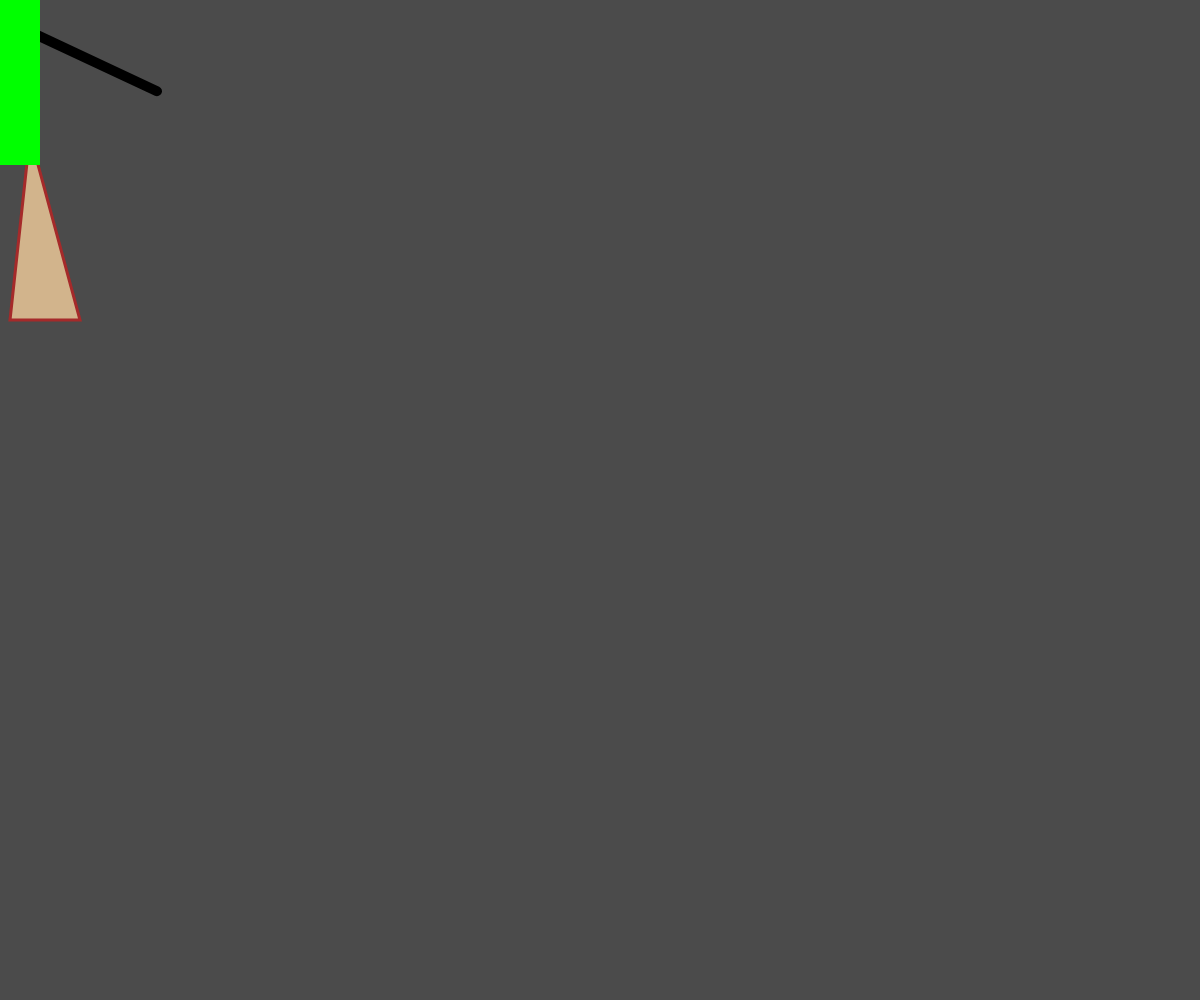
Frame 1 (no input)
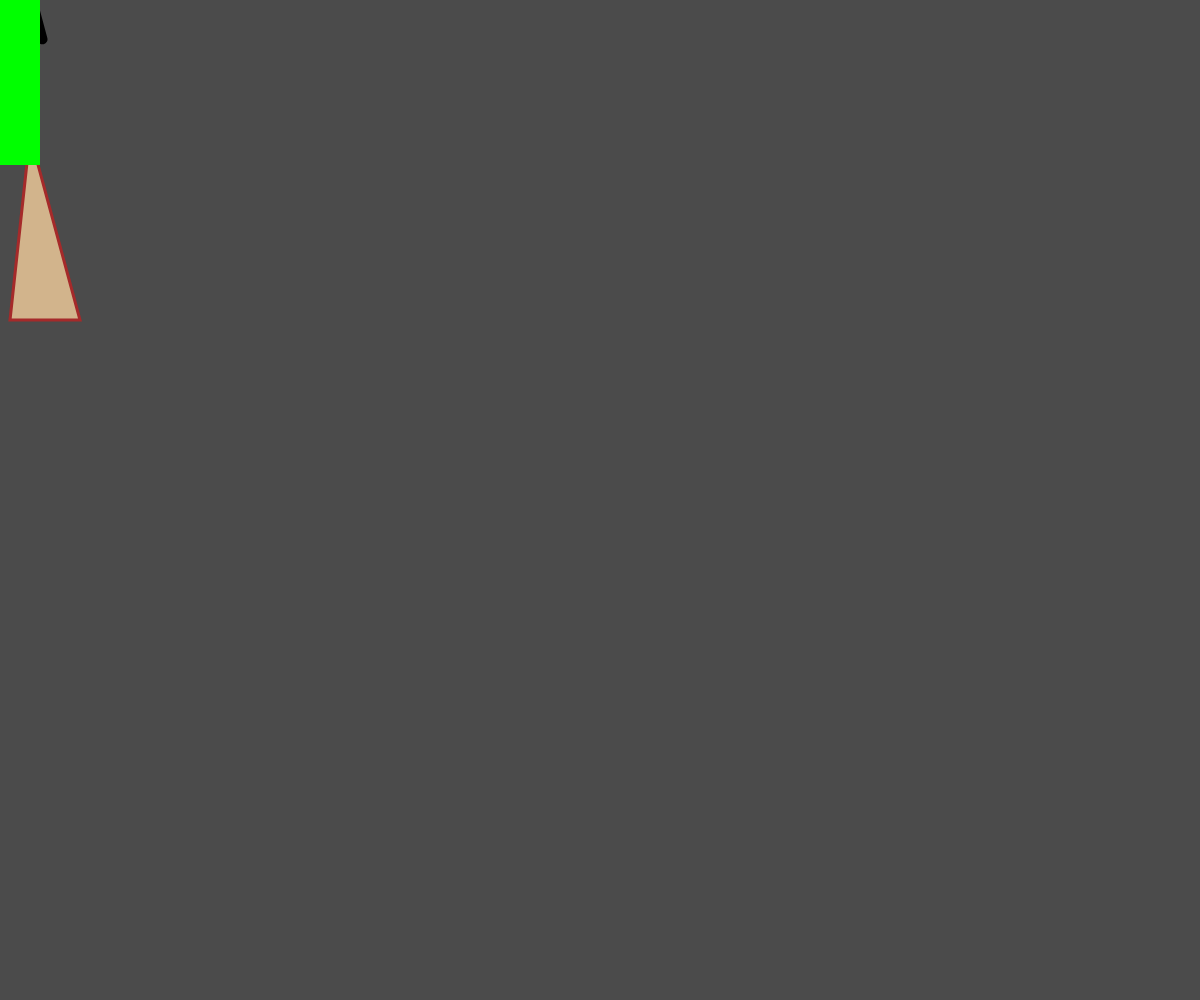
Frame 60 (no input)
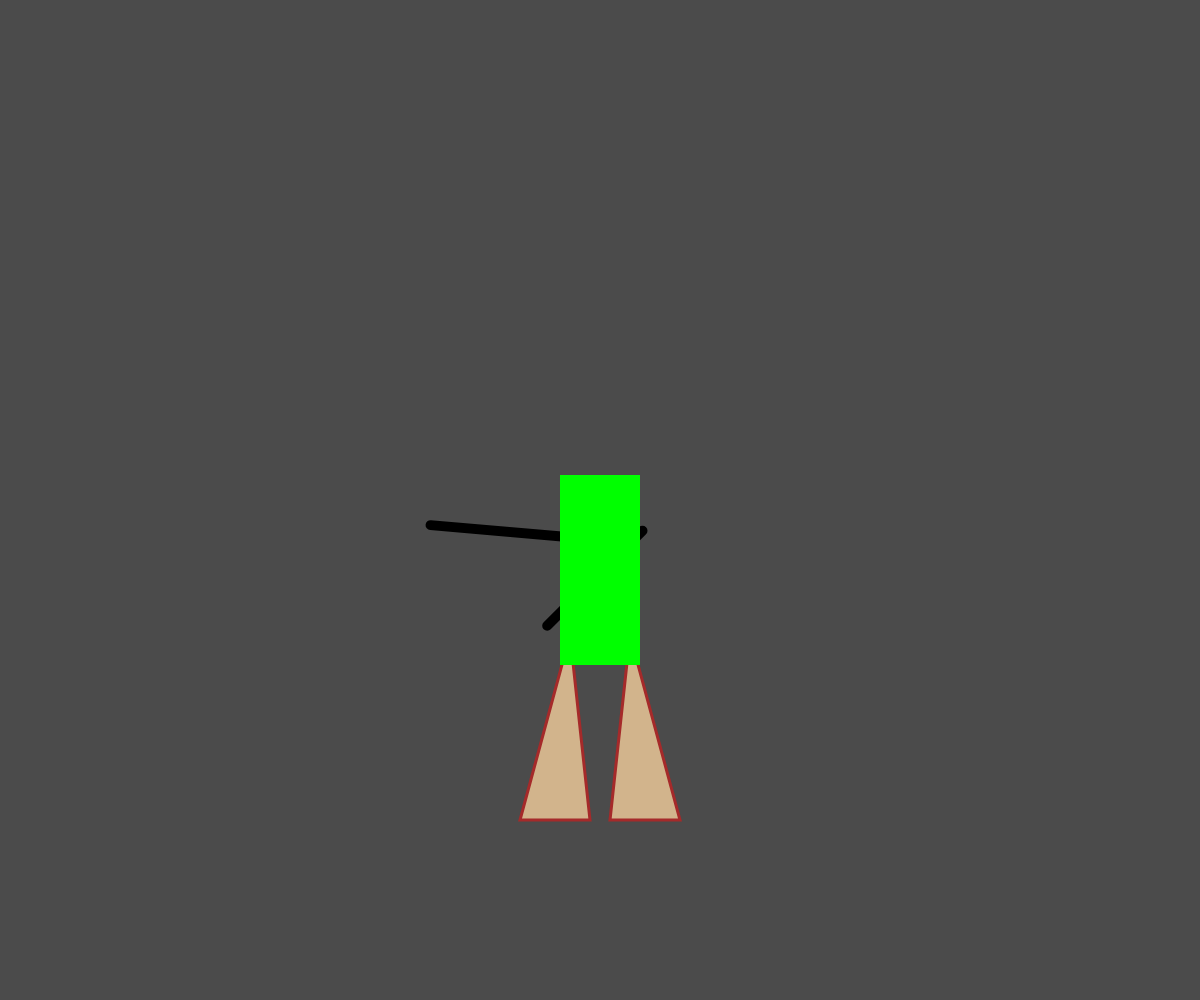
Frame 120 (the mouse pressed at the canvas centre since frame 60)

The p5.js sketch that drew these frames (run headless with seeded random() and noise() and a simulated clock; from frame 60 on, the mouse is pressed at the canvas centre):

// p5.js sketch
// ── sketch.js
function setup() {
   createCanvas(windowWidth, windowHeight);
   frameRate(20);
}

let bodyW = 40 // setting variable where bodyW stands for Body Width
let armSwingAngle = 0 // 

function draw() {
    background( 75);
     armSwingAngle = armSwingAngle + 10
    // Creating a sandbox for the person.
    push();
    // Make the person follow the cursor
    translate( mouseX, mouseY) 

    // Arms
    strokeWeight( 10);
    // Right Arm
    push();
    translate( bodyW, 35);
    rotate( radians (armSwingAngle) ); 
    line( -5, 0, 125, 35);
    pop();
    // Left Arm
    push();
    translate( -bodyW, 35);
    rotate(radians (mouseX + mouseY) );
    line( 5, 0, -125, 35);
    pop();
    
    
    // Legs
    strokeWeight( 3);
    stroke( 'brown');
    fill( 'tan');
    triangle( -30, 135, -10, 320, -80, 320);
    triangle( 30, 135, 10, 320, 80, 320);
    
    // Body
    noStroke();
    fill( 0, 255, 0);
    rect( -40, -25, 80, 190);
    pop();
}
